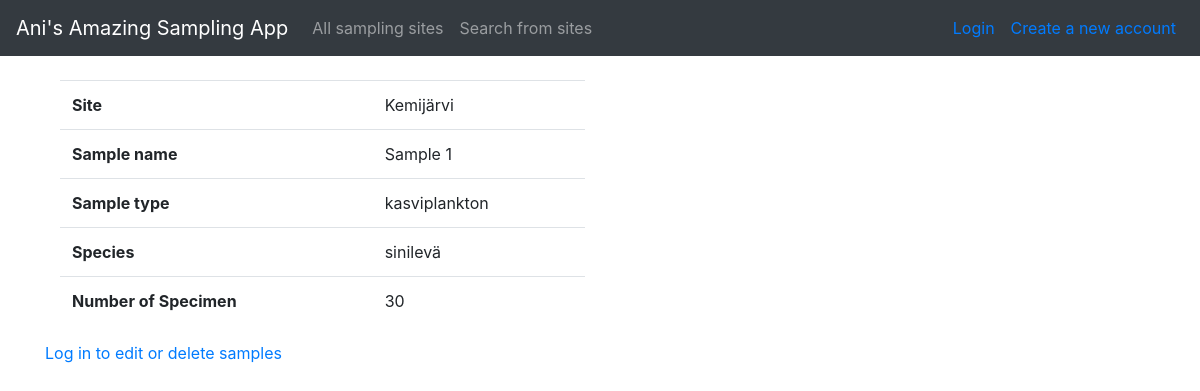
The page /sites/samples/1 on the database its author committed.
### application/sites/models.py (models this page shows, shortened)
class Site(Base):
    __tablename__="site"
    name = db.Column(db.String(144), nullable=False, index=True)
    samples = db.relationship("Sample", backref="site", lazy=True, cascade="all, delete-orphan", single_parent=True)

### application/samples/models.py (models this page shows, shortened)
class Sample(Base):
    __tablename__="sample"
    samplename = db.Column(db.String(144), nullable=False)
    sampletype = db.Column(db.String(144), nullable=False, index=True)
    species = db.Column(db.String(144), nullable=False, index=True)
    amount = db.Column(db.String(144), nullable=False)
    site_id = db.Column(db.Integer, db.ForeignKey('site.id'),
                           nullable=False)

### application/samples/views.py (the view)
@app.route("/sites/samples/<sample_id>")
def samples_show_one_sample(sample_id):
    sample = Sample.query.get(sample_id)
    site = Site.query.get(sample.site_id)
    return render_template("samples/single.html", form = ShowSampleForm, sample=sample, site = site)

### application/templates/samples/single.html
{% extends "layout.html" %}
{% block body %}
<div class="col-6">
    <table class="table">
        <tbody>
            <tr>
                <th>Site</th>
                <td> {{site.name}} </td>
            </tr>
            <tr>
                <th>Sample name</th>
                <td> {{ sample.samplename }} </td>
            </tr>
            <tr>
                <th> Sample type</th>
                <td> {{ sample.sampletype }} </td>
            </tr>
            <tr>
                <th> Species </th>
                <td> {{ sample.species }} </td>
            </tr>
            <tr>
                <th> Number of Specimen </th>
                <td> {{ sample.amount }} </td>
            </tr>
        </tbody>
    </table>
</div>
{% if current_user.is_authenticated %}
<div class="form-row align-items-center">
    <div class="col-auto mb-3">
        <form method="POST" action="{{ url_for('samples_update', sample_id=sample.id) }}">
            <input type="submit" value="Edit this sample" class="btn btn-outline-primary" />
        </form>
    </div>
    <div class="col-auto mb-3">
        <form method="POST" action="{{ url_for('samples_remove', sample_id=sample.id) }}">
            <input type="submit" value="Delete this sample" class="btn btn-outline-danger" />
        </form>
    </div>
</div>
{% else %}
<p>
    <a href="{{ url_for('auth_login') }}">Log in to edit or delete samples</a>
</p>
{% endif %}
{% endblock %}

### rows shown on the page
Site: name "Kemijärvi"
Sample: samplename "Sample 1", sampletype "kasviplankton", species "sinilevä", amount "30"
